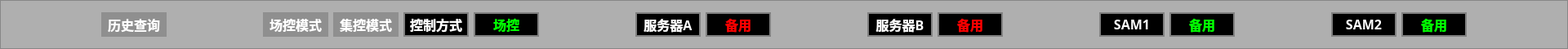
  <widget class="QFrame" name="frame">
   <property name="geometry">
    <rect>
     <x>0</x>
     <y>0</y>
     <width>1920</width>
     <height>60</height>
    </rect>
   </property>
   <property name="sizePolicy">
    <sizepolicy hsizetype="Fixed" vsizetype="Fixed">
     <horstretch>0</horstretch>
     <verstretch>0</verstretch>
    </sizepolicy>
   </property>
   <property name="minimumSize">
    <size>
     <width>1920</width>
     <height>60</height>
    </size>
   </property>
   <property name="maximumSize">
    <size>
     <width>1920</width>
     <height>60</height>
    </size>
   </property>
   <property name="styleSheet">
    <string notr="true">background-color: rgb(175, 175, 175);</string>
   </property>
   <property name="frameShape">
    <enum>QFrame::StyledPanel</enum>
   </property>
   <property name="frameShadow">
    <enum>QFrame::Raised</enum>
   </property>
   <layout class="QHBoxLayout" name="horizontalLayout_3">
    <item>
     <spacer name="horizontalSpacer_2">
      <property name="orientation">
       <enum>Qt::Horizontal</enum>
      </property>
      <property name="sizeHint" stdset="0">
       <size>
        <width>102</width>
        <height>20</height>
       </size>
      </property>
     </spacer>
    </item>
    <item>
     <widget class="QPushButton" name="BTN_search">
      <property name="sizePolicy">
       <sizepolicy hsizetype="Fixed" vsizetype="Fixed">
        <horstretch>0</horstretch>
        <verstretch>0</verstretch>
       </sizepolicy>
      </property>
      <property name="minimumSize">
       <size>
        <width>80</width>
        <height>30</height>
       </size>
      </property>
      <property name="maximumSize">
       <size>
        <width>80</width>
        <height>30</height>
       </size>
      </property>
      <property name="font">
       <font>
        <family>Microsoft YaHei</family>
        <pointsize>12</pointsize>
        <weight>75</weight>
        <bold>true</bold>
       </font>
      </property>
      <property name="styleSheet">
       <string notr="true">/* 正常状态 */
QPushButton {
    border-radius: 0px;             /* 直角矩形 */
    background-color: rgb(143, 143, 143); /* 红色背景 */
	color:rgb(255, 255, 255);
}

/* 按下状态（保持不透明） */
QPushButton:pressed {
    background-color: rgb(100, 100, 100); /* 按下时变暗，但不透明 */
    border: 1px solid #888;           /* 添加边框增强点击反馈 */
	color:rgb(255, 255, 255);
}</string>
      </property>
      <property name="text">
       <string>历史查询</string>
      </property>
     </widget>
    </item>
    <item>
     <spacer name="horizontalSpacer_9">
      <property name="orientation">
       <enum>Qt::Horizontal</enum>
      </property>
      <property name="sizeHint" stdset="0">
       <size>
        <width>102</width>
        <height>20</height>
       </size>
      </property>
     </spacer>
    </item>
    <item>
     <layout class="QHBoxLayout" name="horizontalLayout">
      <item>
       <widget class="QPushButton" name="BTN_remote">
        <property name="sizePolicy">
         <sizepolicy hsizetype="Fixed" vsizetype="Fixed">
          <horstretch>0</horstretch>
          <verstretch>0</verstretch>
         </sizepolicy>
        </property>
        <property name="minimumSize">
         <size>
          <width>80</width>
          <height>30</height>
         </size>
        </property>
        <property name="maximumSize">
         <size>
          <width>80</width>
          <height>30</height>
         </size>
        </property>
        <property name="font">
         <font>
          <family>Microsoft YaHei</family>
          <pointsize>12</pointsize>
          <weight>75</weight>
          <bold>true</bold>
         </font>
        </property>
        <property name="styleSheet">
         <string notr="true">/* 正常状态 */
QPushButton {
    border-radius: 0px;             /* 直角矩形 */
    background-color: rgb(143, 143, 143); /* 红色背景 */
	color:rgb(255, 255, 255);
}

/* 按下状态（保持不透明） */
QPushButton:pressed {
    background-color: rgb(100, 100, 100); /* 按下时变暗，但不透明 */
    border: 1px solid #888;           /* 添加边框增强点击反馈 */
	color:rgb(255, 255, 255);
}</string>
        </property>
        <property name="text">
         <string>场控模式</string>
        </property>
       </widget>
      </item>
      <item>
       <widget class="QPushButton" name="BTN_sam">
        <property name="sizePolicy">
         <sizepolicy hsizetype="Fixed" vsizetype="Fixed">
          <horstretch>0</horstretch>
          <verstretch>0</verstretch>
         </sizepolicy>
        </property>
        <property name="minimumSize">
         <size>
          <width>80</width>
          <height>30</height>
         </size>
        </property>
        <property name="maximumSize">
         <size>
          <width>80</width>
          <height>30</height>
         </size>
        </property>
        <property name="font">
         <font>
          <family>Microsoft YaHei</family>
          <pointsize>12</pointsize>
          <weight>75</weight>
          <bold>true</bold>
         </font>
        </property>
        <property name="styleSheet">
         <string notr="true">/* 正常状态 */
QPushButton {
    border-radius: 0px;             /* 直角矩形 */
    background-color: rgb(143, 143, 143); /* 灰色背景 */
	color:rgb(255, 255, 255);
}

/* 按下状态（保持不透明） */
QPushButton:pressed {
    background-color: rgb(100, 100, 100); /* 按下时变暗，但不透明 */
    border: 1px solid #888;           /* 添加边框增强点击反馈 */
	color:rgb(255, 255, 255);
}

</string>
        </property>
        <property name="text">
         <string>集控模式</string>
        </property>
       </widget>
      </item>
      <item>
       <widget class="QLabel" name="label_handorauto">
        <property name="sizePolicy">
         <sizepolicy hsizetype="Fixed" vsizetype="Fixed">
          <horstretch>0</horstretch>
          <verstretch>0</verstretch>
         </sizepolicy>
        </property>
        <property name="minimumSize">
         <size>
          <width>80</width>
          <height>30</height>
         </size>
        </property>
        <property name="maximumSize">
         <size>
          <width>80</width>
          <height>30</height>
         </size>
        </property>
        <property name="font">
         <font>
          <family>Microsoft YaHei</family>
          <pointsize>12</pointsize>
         </font>
        </property>
        <property name="styleSheet">
         <string notr="true">background-color: rgb(0,0,0);
color: rgb(255, 255, 255);
border: 2px solid gray;
</string>
        </property>
        <property name="text">
         <string>&lt;html&gt;&lt;head/&gt;&lt;body&gt;&lt;p align=&quot;center&quot;&gt;&lt;span style=&quot; font-size:12pt; font-weight:600;&quot;&gt;控制方式&lt;/span&gt;&lt;/p&gt;&lt;/body&gt;&lt;/html&gt;</string>
        </property>
        <property name="alignment">
         <set>Qt::AlignCenter</set>
        </property>
       </widget>
      </item>
      <item>
       <widget class="QLabel" name="label_control_method">
        <property name="sizePolicy">
         <sizepolicy hsizetype="Fixed" vsizetype="Fixed">
          <horstretch>0</horstretch>
          <verstretch>0</verstretch>
         </sizepolicy>
        </property>
        <property name="minimumSize">
         <size>
          <width>80</width>
          <height>30</height>
         </size>
        </property>
        <property name="maximumSize">
         <size>
          <width>80</width>
          <height>30</height>
         </size>
        </property>
        <property name="font">
         <font>
          <family>Microsoft YaHei</family>
          <pointsize>12</pointsize>
         </font>
        </property>
        <property name="styleSheet">
         <string notr="true">background-color: rgb(0, 0, 0);
color: rgb(0, 255, 0);
border: 2px solid gray;

</string>
        </property>
        <property name="text">
         <string>&lt;html&gt;&lt;head/&gt;&lt;body&gt;&lt;p align=&quot;center&quot;&gt;&lt;span style=&quot; font-weight:600;&quot;&gt;场控&lt;/span&gt;&lt;/p&gt;&lt;/body&gt;&lt;/html&gt;</string>
        </property>
        <property name="alignment">
         <set>Qt::AlignCenter</set>
        </property>
       </widget>
      </item>
     </layout>
    </item>
    <item>
     <spacer name="horizontalSpacer_4">
      <property name="orientation">
       <enum>Qt::Horizontal</enum>
      </property>
      <property name="sizeHint" stdset="0">
       <size>
        <width>102</width>
        <height>20</height>
       </size>
      </property>
     </spacer>
    </item>
    <item>
     <layout class="QHBoxLayout" name="horizontalLayout_4">
      <item>
       <widget class="QLabel" name="label_serverA">
        <property name="sizePolicy">
         <sizepolicy hsizetype="Fixed" vsizetype="Preferred">
          <horstretch>0</horstretch>
          <verstretch>0</verstretch>
         </sizepolicy>
        </property>
        <property name="minimumSize">
         <size>
          <width>80</width>
          <height>30</height>
         </size>
        </property>
        <property name="maximumSize">
         <size>
          <width>80</width>
          <height>30</height>
         </size>
        </property>
        <property name="font">
         <font>
          <family>Microsoft YaHei</family>
          <pointsize>12</pointsize>
         </font>
        </property>
        <property name="styleSheet">
         <string notr="true">background-color: rgb(0,0,0);
color: rgb(255, 255, 255);
border: 2px solid gray;
</string>
        </property>
        <property name="text">
         <string>&lt;html&gt;&lt;head/&gt;&lt;body&gt;&lt;p align=&quot;center&quot;&gt;&lt;span style=&quot; font-size:12pt; font-weight:600;&quot;&gt;服务器A&lt;/span&gt;&lt;/p&gt;&lt;/body&gt;&lt;/html&gt;</string>
        </property>
        <property name="alignment">
         <set>Qt::AlignCenter</set>
        </property>
       </widget>
      </item>
      <item>
       <widget class="QLabel" name="label_serverA_state">
        <property name="sizePolicy">
         <sizepolicy hsizetype="Fixed" vsizetype="Preferred">
          <horstretch>0</horstretch>
          <verstretch>0</verstretch>
         </sizepolicy>
        </property>
        <property name="minimumSize">
         <size>
          <width>80</width>
          <height>30</height>
         </size>
        </property>
        <property name="maximumSize">
         <size>
          <width>80</width>
          <height>30</height>
         </size>
        </property>
        <property name="font">
         <font>
          <family>Microsoft YaHei</family>
          <pointsize>12</pointsize>
         </font>
        </property>
        <property name="styleSheet">
         <string notr="true">background-color: rgb(0, 0, 0);
color: rgb(255, 0, 0);
border: 2px solid gray;
</string>
        </property>
        <property name="text">
         <string>&lt;html&gt;&lt;head/&gt;&lt;body&gt;&lt;p align=&quot;center&quot;&gt;&lt;span style=&quot; font-size:12pt; font-weight:600;&quot;&gt;备用&lt;/span&gt;&lt;/p&gt;&lt;/body&gt;&lt;/html&gt;</string>
        </property>
        <property name="alignment">
         <set>Qt::AlignCenter</set>
        </property>
       </widget>
      </item>
     </layout>
    </item>
    <item>
     <spacer name="horizontalSpacer_5">
      <property name="orientation">
       <enum>Qt::Horizontal</enum>
      </property>
      <property name="sizeHint" stdset="0">
       <size>
        <width>103</width>
        <height>20</height>
       </size>
      </property>
     </spacer>
    </item>
    <item>
     <layout class="QHBoxLayout" name="horizontalLayout_5">
      <item>
       <widget class="QLabel" name="label_serverB">
        <property name="sizePolicy">
         <sizepolicy hsizetype="Fixed" vsizetype="Fixed">
          <horstretch>0</horstretch>
          <verstretch>0</verstretch>
         </sizepolicy>
        </property>
        <property name="minimumSize">
         <size>
          <width>80</width>
          <height>30</height>
         </size>
        </property>
        <property name="maximumSize">
         <size>
          <width>80</width>
          <height>30</height>
         </size>
        </property>
        <property name="font">
         <font>
          <family>Microsoft YaHei</family>
          <pointsize>12</pointsize>
         </font>
        </property>
        <property name="styleSheet">
         <string notr="true">background-color: rgb(0,0,0);
color: rgb(255, 255, 255);
border: 2px solid gray;
</string>
        </property>
        <property name="text">
         <string>&lt;html&gt;&lt;head/&gt;&lt;body&gt;&lt;p align=&quot;center&quot;&gt;&lt;span style=&quot; font-size:12pt; font-weight:600;&quot;&gt;服务器B&lt;/span&gt;&lt;/p&gt;&lt;/body&gt;&lt;/html&gt;</string>
        </property>
        <property name="alignment">
         <set>Qt::AlignCenter</set>
        </property>
       </widget>
      </item>
      <item>
       <widget class="QLabel" name="label_serverB_state">
        <property name="sizePolicy">
         <sizepolicy hsizetype="Fixed" vsizetype="Fixed">
          <horstretch>0</horstretch>
          <verstretch>0</verstretch>
         </sizepolicy>
        </property>
        <property name="minimumSize">
         <size>
          <width>80</width>
          <height>30</height>
         </size>
        </property>
        <property name="maximumSize">
         <size>
          <width>80</width>
          <height>30</height>
         </size>
        </property>
        <property name="font">
         <font>
          <family>Microsoft YaHei</family>
          <pointsize>12</pointsize>
         </font>
        </property>
        <property name="styleSheet">
         <string notr="true">background-color: rgb(0, 0, 0);
color: rgb(255, 0, 0);
border: 2px solid gray;

</string>
        </property>
        <property name="text">
         <string>&lt;html&gt;&lt;head/&gt;&lt;body&gt;&lt;p align=&quot;center&quot;&gt;&lt;span style=&quot; font-size:12pt; font-weight:600;&quot;&gt;备用&lt;/span&gt;&lt;/p&gt;&lt;/body&gt;&lt;/html&gt;</string>
        </property>
        <property name="alignment">
         <set>Qt::AlignCenter</set>
        </property>
       </widget>
      </item>
     </layout>
    </item>
    <item>
     <spacer name="horizontalSpacer_6">
      <property name="orientation">
       <enum>Qt::Horizontal</enum>
      </property>
      <property name="sizeHint" stdset="0">
       <size>
        <width>102</width>
        <height>20</height>
       </size>
      </property>
     </spacer>
    </item>
    <item>
     <layout class="QHBoxLayout" name="horizontalLayout_7">
      <item>
       <widget class="QLabel" name="label_SAMA">
        <property name="sizePolicy">
         <sizepolicy hsizetype="Fixed" vsizetype="Preferred">
          <horstretch>0</horstretch>
          <verstretch>0</verstretch>
         </sizepolicy>
        </property>
        <property name="minimumSize">
         <size>
          <width>80</width>
          <height>30</height>
         </size>
        </property>
        <property name="maximumSize">
         <size>
          <width>80</width>
          <height>30</height>
         </size>
        </property>
        <property name="font">
         <font>
          <family>Microsoft YaHei</family>
          <pointsize>12</pointsize>
         </font>
        </property>
        <property name="styleSheet">
         <string notr="true">background-color: rgb(0,0,0);
color: rgb(255, 255, 255);
border: 2px solid gray;
</string>
        </property>
        <property name="text">
         <string>&lt;html&gt;&lt;head/&gt;&lt;body&gt;&lt;p align=&quot;center&quot;&gt;&lt;span style=&quot; font-size:12pt; font-weight:600;&quot;&gt;SAM1&lt;/span&gt;&lt;/p&gt;&lt;/body&gt;&lt;/html&gt;</string>
        </property>
        <property name="alignment">
         <set>Qt::AlignCenter</set>
        </property>
       </widget>
      </item>
      <item>
       <widget class="QLabel" name="label_SAMA_state">
        <property name="sizePolicy">
         <sizepolicy hsizetype="Fixed" vsizetype="Preferred">
          <horstretch>0</horstretch>
          <verstretch>0</verstretch>
         </sizepolicy>
        </property>
        <property name="minimumSize">
         <size>
          <width>80</width>
          <height>30</height>
         </size>
        </property>
        <property name="maximumSize">
         <size>
          <width>80</width>
          <height>30</height>
         </size>
        </property>
        <property name="font">
         <font>
          <family>Microsoft YaHei</family>
          <pointsize>12</pointsize>
         </font>
        </property>
        <property name="styleSheet">
         <string notr="true">background-color: rgb(0, 0, 0);
color: rgb(0, 255, 0);
border: 2px solid gray;
</string>
        </property>
        <property name="text">
         <string>&lt;html&gt;&lt;head/&gt;&lt;body&gt;&lt;p align=&quot;center&quot;&gt;&lt;span style=&quot; font-size:12pt; font-weight:600;&quot;&gt;备用&lt;/span&gt;&lt;/p&gt;&lt;/body&gt;&lt;/html&gt;</string>
        </property>
        <property name="alignment">
         <set>Qt::AlignCenter</set>
        </property>
       </widget>
      </item>
     </layout>
    </item>
    <item>
     <spacer name="horizontalSpacer_7">
      <property name="orientation">
       <enum>Qt::Horizontal</enum>
      </property>
      <property name="sizeHint" stdset="0">
       <size>
        <width>102</width>
        <height>20</height>
       </size>
      </property>
     </spacer>
    </item>
    <item>
     <layout class="QHBoxLayout" name="horizontalLayout_8">
      <item>
       <widget class="QLabel" name="label_SAMB">
        <property name="sizePolicy">
         <sizepolicy hsizetype="Fixed" vsizetype="Preferred">
          <horstretch>0</horstretch>
          <verstretch>0</verstretch>
         </sizepolicy>
        </property>
        <property name="minimumSize">
         <size>
          <width>80</width>
          <height>30</height>
         </size>
        </property>
        <property name="maximumSize">
         <size>
          <width>80</width>
          <height>30</height>
         </size>
        </property>
        <property name="font">
         <font>
          <family>Microsoft YaHei</family>
          <pointsize>12</pointsize>
         </font>
        </property>
        <property name="styleSheet">
         <string notr="true">background-color: rgb(0,0,0);
color: rgb(255, 255, 255);
border: 2px solid gray;
</string>
        </property>
        <property name="text">
         <string>&lt;html&gt;&lt;head/&gt;&lt;body&gt;&lt;p align=&quot;center&quot;&gt;&lt;span style=&quot; font-size:12pt; font-weight:600;&quot;&gt;SAM2&lt;/span&gt;&lt;/p&gt;&lt;/body&gt;&lt;/html&gt;</string>
        </property>
        <property name="alignment">
         <set>Qt::AlignCenter</set>
        </property>
       </widget>
      </item>
      <item>
       <widget class="QLabel" name="label_SAMB_state">
        <property name="sizePolicy">
         <sizepolicy hsizetype="Fixed" vsizetype="Preferred">
          <horstretch>0</horstretch>
          <verstretch>0</verstretch>
         </sizepolicy>
        </property>
        <property name="minimumSize">
         <size>
          <width>80</width>
          <height>30</height>
         </size>
        </property>
        <property name="maximumSize">
         <size>
          <width>80</width>
          <height>30</height>
         </size>
        </property>
        <property name="font">
         <font>
          <family>Microsoft YaHei</family>
          <pointsize>12</pointsize>
         </font>
        </property>
        <property name="styleSheet">
         <string notr="true">background-color: rgb(0, 0, 0);
color: rgb(0, 255, 0);
border: 2px solid gray;
</string>
        </property>
        <property name="text">
         <string>&lt;html&gt;&lt;head/&gt;&lt;body&gt;&lt;p align=&quot;center&quot;&gt;&lt;span style=&quot; font-size:12pt; font-weight:600;&quot;&gt;备用&lt;/span&gt;&lt;/p&gt;&lt;/body&gt;&lt;/html&gt;</string>
        </property>
        <property name="alignment">
         <set>Qt::AlignCenter</set>
        </property>
       </widget>
      </item>
     </layout>
    </item>
    <item>
     <spacer name="horizontalSpacer_8">
      <property name="orientation">
       <enum>Qt::Horizontal</enum>
      </property>
      <property name="sizeHint" stdset="0">
       <size>
        <width>102</width>
        <height>20</height>
       </size>
      </property>
     </spacer>
    </item>
   </layout>
  </widget>
